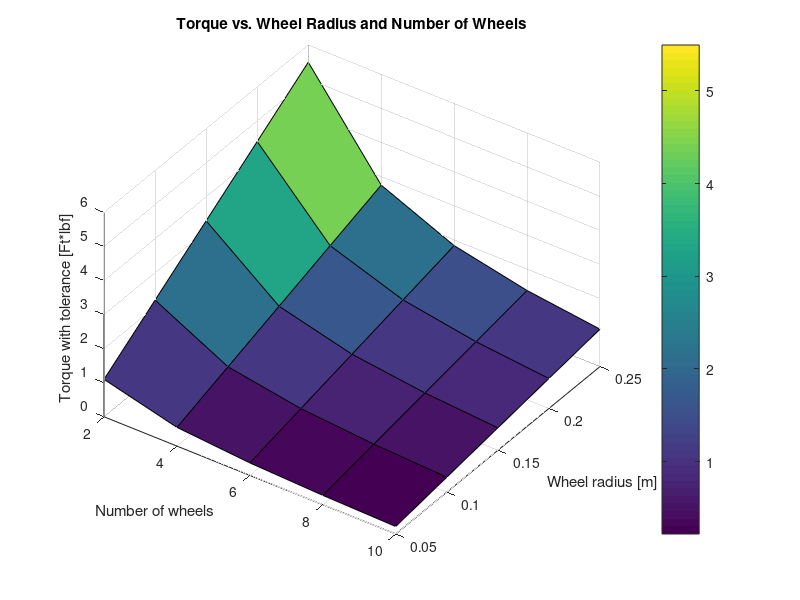

Write MATLAB code to recreate this figure.
clear all
close all
clc

% Parameters
M1 = 81;        % mass of pod [kg]
g = 9.81;       % gravity [m/s^2]
u1 = 0.1;       % static friction coefficient
PodForce = (M1/2)*g*u1;
fos = 1.5;      % safety factor
lbfconversion = 0.7375621493; % Nm -> ft*lbf

% Values
nVals = 2:2:10;                 % number of wheels
RadiiVals = linspace(0.05,0.25,5); % wheel radii [m]

% Create grid for 3D plot
[N, R] = meshgrid(nVals, RadiiVals);  % N: wheel counts, R: radii

% Compute torque with safety factor
Torque = (PodForce ./ N) .* R * fos * lbfconversion;

% 3D surface plot
figure;
surf(N, R, Torque)
xlabel('Number of wheels');
ylabel('Wheel radius [m]');
zlabel('Torque with tolerance [Ft*lbf]');
title('Torque vs. Wheel Radius and Number of Wheels');
colorbar
grid on
view(35,45);
